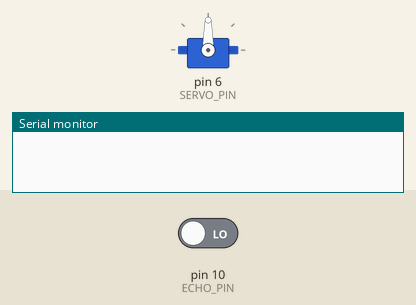
The sketch below on a simulated Arduino Uno, built with avr-gcc and run on an emulated ATmega328P. On the bench: servo, the last lines printed to the serial monitor. The test bench sets the inputs (shaded band); at power-on: pin 10 (ECHO_PIN) LOW.

Above: at 0.1 s.
At 1.1 s:
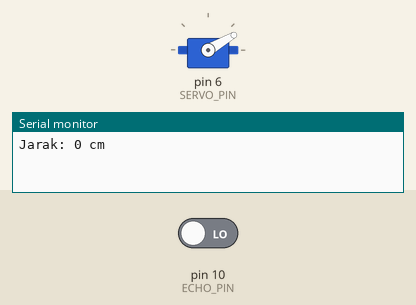
Timing chart, 0 to 2.6 s (numbered marks = the images above):
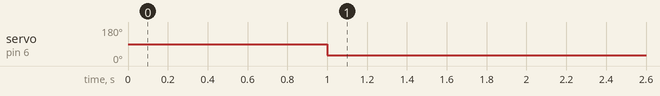

Measured:
- by itself, servo on pin 6 (SERVO_PIN): 90° → 30° at 1.0 s

The sketch:

Dasar_Arduino_1.ino
```cpp
#include <Servo.h>

#define TRIG_PIN 9  // Pin trigger sensor ultrasonik
#define ECHO_PIN 10 // Pin echo sensor ultrasonik
#define SERVO_PIN 6 // Pin servo motor

#define MAX_DISTANCE 200 // Jarak maksimal yang dapat diukur oleh sensor ultrasonik (dalam centimeter)

Servo myservo;  // Objek untuk mengontrol servo motor

void setup() {
  Serial.begin(9600);
  myservo.attach(SERVO_PIN);
}

void loop() {
  long duration, distance;

  // Mengirim sinyal ultrasonik
  digitalWrite(TRIG_PIN, LOW);
  delayMicroseconds(2);
  digitalWrite(TRIG_PIN, HIGH);
  delayMicroseconds(10);
  digitalWrite(TRIG_PIN, LOW);

  // Menerima waktu tempuh sinyal ultrasonik
  duration = pulseIn(ECHO_PIN, HIGH);

  // Menghitung jarak berdasarkan waktu tempuh
  distance = (duration * 0.0343) / 2;

  if (distance >= 0 && distance <= 20){
    myservo.write(30);

    Serial.print("Jarak: ");
    Serial.print(distance);
    Serial.println(" cm");

    delay(100);
  }else if(distance >= 21 && distance <= 40){
    myservo.write(60);

    Serial.print("Jarak: ");
    Serial.print(distance);
    Serial.println(" cm");

    delay(100);
  }else{
    myservo.write(90);

    Serial.print("Jarak: ");
    Serial.print(distance);
    Serial.println(" cm");

    delay(100);
  }

//  if (distance > 0 && distance < MAX_DISTANCE) {
//    Serial.print("Jarak: ");
//    Serial.print(distance);
//    Serial.println(" cm");
//
//    // Map nilai jarak menjadi sudut untuk servo motor (misalnya, 0 derajat hingga 180 derajat)
//    int angle = map(distance, 2, 50, 0, 180);
//
//    // Batasi sudut agar tidak melebihi batas tertentu
//    angle = constrain(angle, 0, 180);
//
//    // Menggerakkan servo motor sesuai dengan sudut yang dihitung
//    myservo.write(angle);
//
//    delay(100); // Delay untuk memberikan waktu servo motor bergerak
//  } else {
//    Serial.println("Tidak dapat mendeteksi objek.");
//  }

  delay(500); // Delay sebelum melakukan pengukuran berikutnya
}
```
